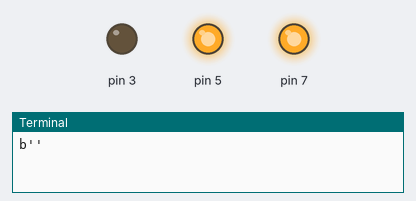
Bench run of a program on a simulated Raspberry Pi (header pin numbers). Shown: output pins drawn as LEDs (lit = HIGH), the last lines printed to the terminal. The clock reads 2024-03-15 10:24:30 at power-on unless the program sets it; web requests get an empty 200 reply after 0.4 s.

Above: at 1.2 s.
At 5.4 s:
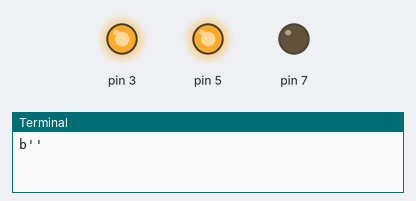
At 15.9 s:
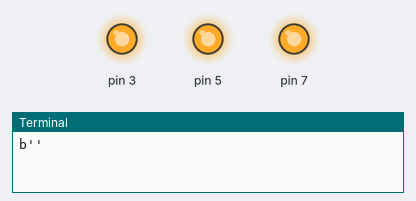
At 21.8 s:
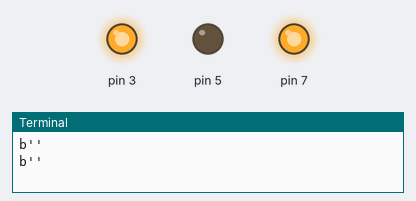
Timing chart, 0 to 23.9 s (numbered marks = the images above):
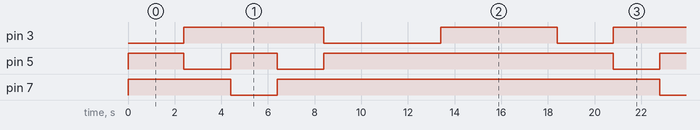

The program:

trafficlight.py
```python
import time
import datetime
import RPi.GPIO as GPIO
import urllib2

GPIO.cleanup()

GPIO.setmode(GPIO.BOARD)


GPIO.setup(3,GPIO.OUT)
GPIO.output(3,GPIO.HIGH)

GPIO.setup(5,GPIO.OUT)
GPIO.output(5,GPIO.HIGH)

GPIO.setup(7,GPIO.OUT)
GPIO.output(7,GPIO.HIGH)

while True:

    GPIO.output(3,GPIO.LOW)

    dat = datetime.datetime.now()
    dateTxt = dat.strftime("%Y-%m-%d")
    dat2  = datetime.datetime.now()
    dat2Txt = dat2.strftime("%H:%M:%S")
    data = urllib2.urlopen("http://users.du.se/~h19zifxi/ik2018distr/rpi_http_get.php?color=red&timeStamp="+dateTxt+dat2Txt)
    print data.read()

    time.sleep(2)
    GPIO.output(3,GPIO.HIGH)

    GPIO.output(5,GPIO.LOW)
    time.sleep(2)
    GPIO.output(5,GPIO.HIGH)

    GPIO.output(7,GPIO.LOW)
    time.sleep(2)
    GPIO.output(7,GPIO.HIGH)

    GPIO.output(5,GPIO.LOW)
    time.sleep(2)
    GPIO.output(5,GPIO.HIGH)

    GPIO.output(3,GPIO.LOW)
    time.sleep(5)
    GPIO.output(3,GPIO.HIGH)

    time.sleep(5)
```

Measured:
- by itself, pin 3: repeats every 18.4 s: LOW 5.0 s, HIGH 5.0 s, LOW 2.4 s, HIGH 6.0 s
- by itself, pin 5: repeats every 18.4 s: HIGH 2.0 s, LOW 2.0 s, HIGH 12.4 s, LOW 2.0 s
- by itself, pin 7: alternates HIGH for 16.4 s and LOW for 2.0 s
